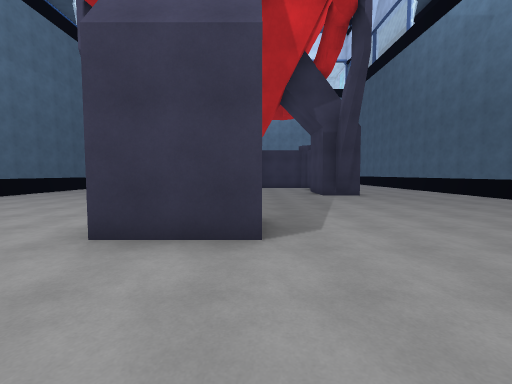
view 1 (above)

24 first-person views from a walk through a 3-D level made in the Unity game engine. The camera is 1.5 m above the floor, tilts 4° down and sees 90° across. Doors are open. The floor is counted in squares, 2.06 m on a side. Each view is taken from the middle of a square. On the plan, view 1 faces up. The plan holds only what a view shows up to about 9 squares ahead; the rest is blank. The place goes on beyond the plan. The player is left out. Some animated figures are left out.

view 2
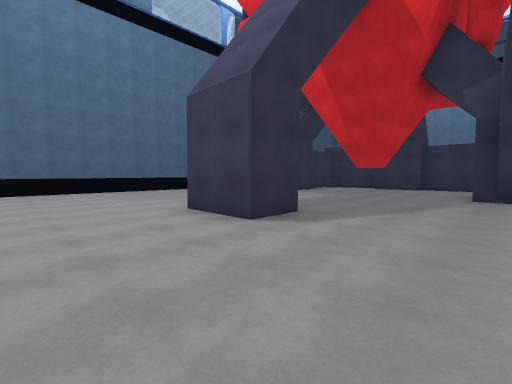

view 3
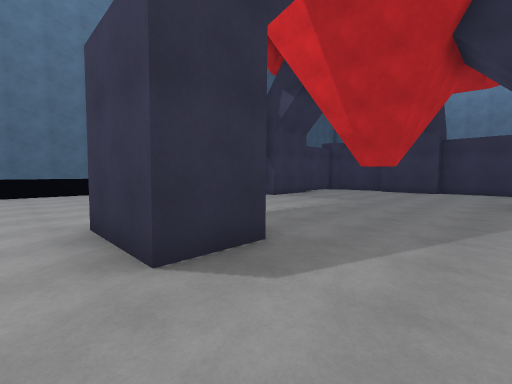

view 4
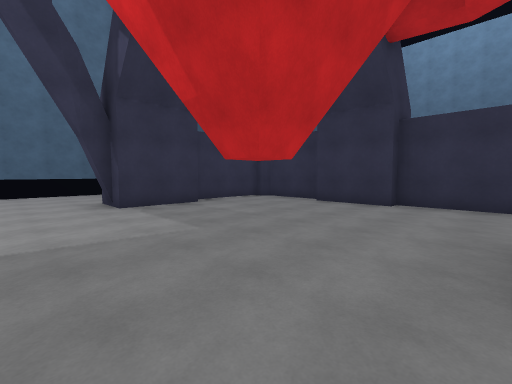

view 5
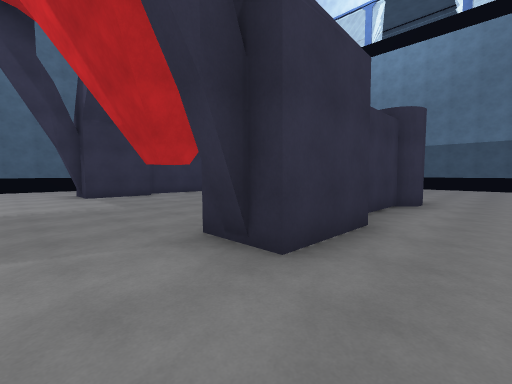

view 6
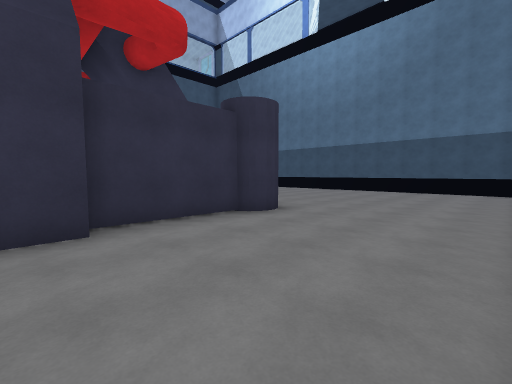

view 7
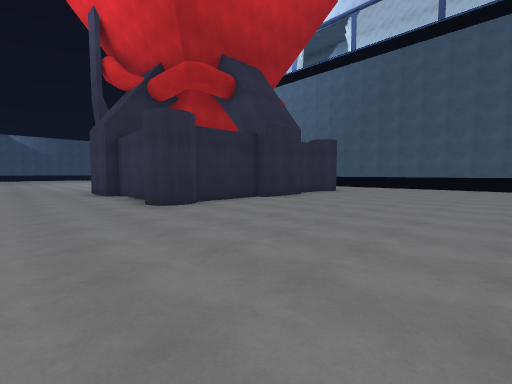

view 8
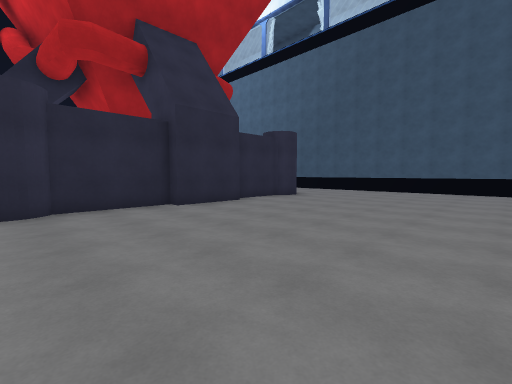

view 9
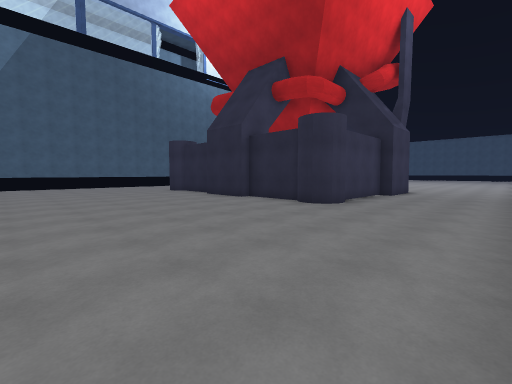

view 10
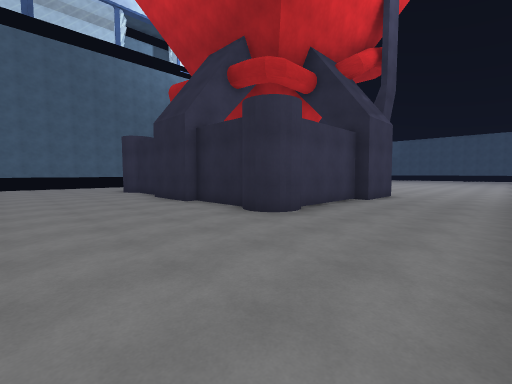

view 11
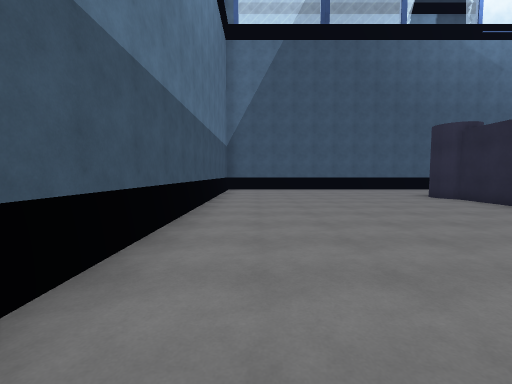

view 12
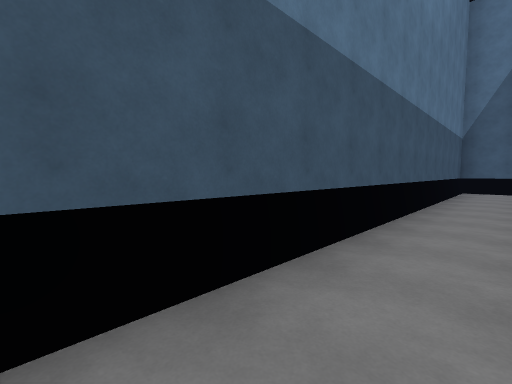

view 13
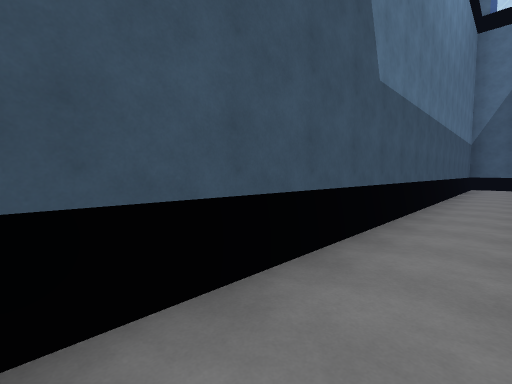

view 14
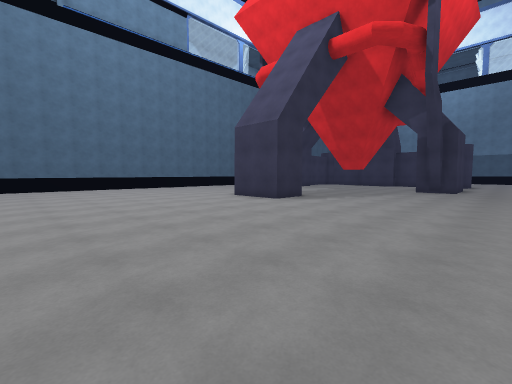

view 15
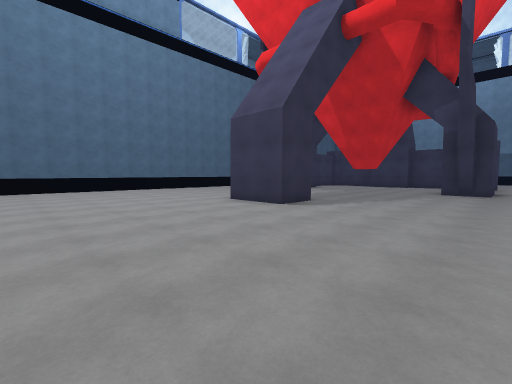

view 16
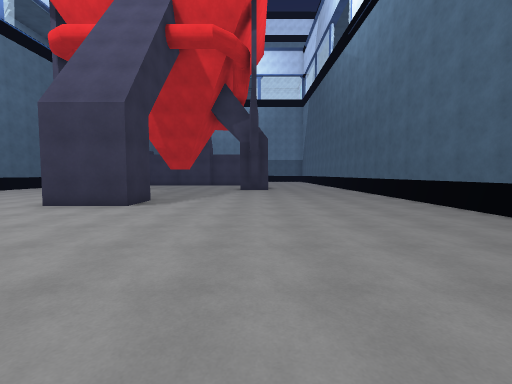

view 17
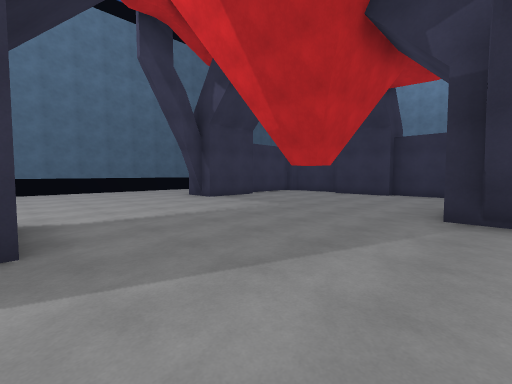

view 18
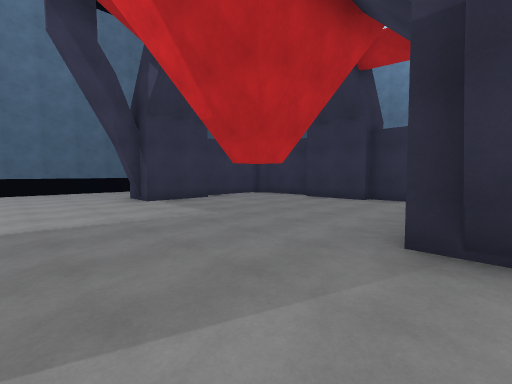

view 19
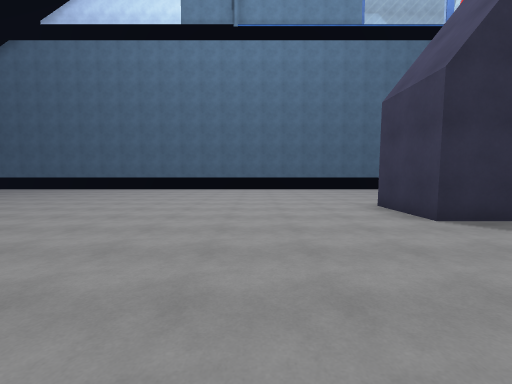

view 20
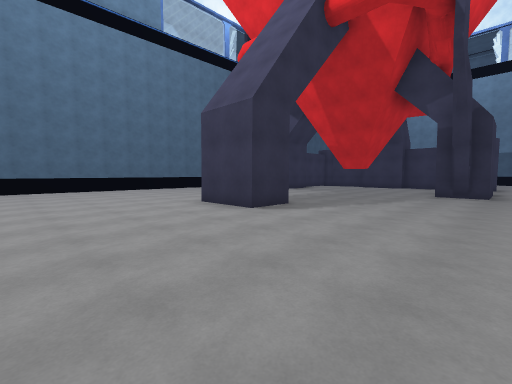

view 21
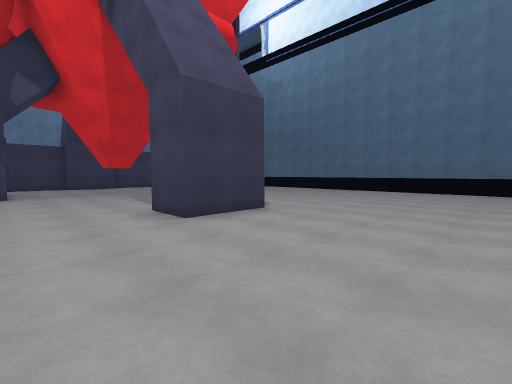

view 22
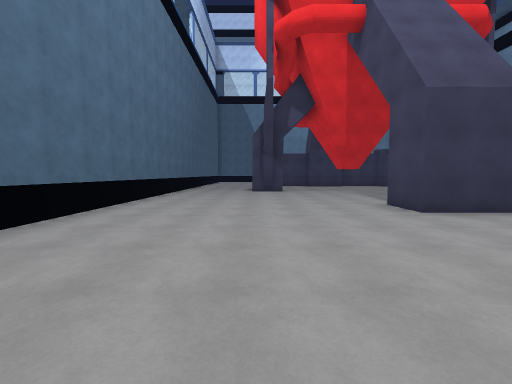

view 23
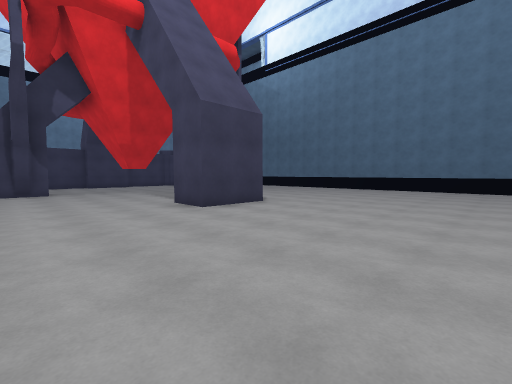

view 24
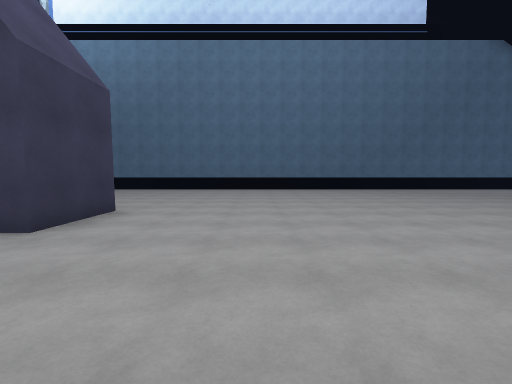

### Floor plan
Points are (right, up) in squares from view 1. A wall is a line through its corners. A room is listed if a view was taken in it or the views show most of it. See-through windows are left out.
Room 1 (views 1, 2, 3, 4, 5, 6, 7, 8, 9, 10, 11, 12, 13, 14, 15, 16, 17, 18, 19, 20, 21, 22, 23, 24)
walls: (0.1, 4.1) (0.1, 2.8) (-1.9, 2.8) (-1.9, 4.1); (3.2, 8.6) (2.7, 8.6); (-4.3, 8.5) (-4.8, 8.5); (7.4, -2) (7.4, 9); (3.6, 10.7) (3.6, 8.8) (2.3, 8.8); (-3.9, 10.8) (-3.9, 8.8) (-5.2, 8.8) (-5.2, 10.7) (-4.8, 10.7) (-4.8, 13.4); (-8.4, 9.4) (-8.4, -2); (-2, 13.6) (-3.9, 13.6); (2.1, 13.6) (0.1, 13.6) (0.1, 13.2) (-1.9, 13.2); (3.2, 13.4) (3.2, 10.7); (-4.3, 13.2) (-4.3, 10.9); (0.1, 14.2) (2.4, 14.2); (-1.9, 14.5) (0.1, 14.5); (-3.9, 14.2) (-1.8, 14.2); (-8.4, 20) (-8.4, 18.6); (6.5, 21.4) (-8.1, 21.4)

Positions as (right, up) in squares from view 1, and headings:
1: (0, 0), facing up
2: (3, 0), facing up-left
3: (2, 2), facing up-left
4: (2, 7), facing up-left
5: (5, 7), facing up-left
6: (7, 10), facing up-left
7: (6, 20), facing down-left
8: (3, 20), facing down-left
9: (-8, 20), facing down-right
10: (-8, 18), facing down-right
11: (-5, 20), facing right
12: (-5, 20), facing up-right
13: (-8, 20), facing up-right
14: (5, -3), facing up-left
15: (4, -2), facing up-left
16: (3, -3), facing up
17: (3, 4), facing up-left
18: (3, 6), facing up-left
19: (4, 0), facing left
20: (4, -1), facing up-left
21: (-4, -1), facing up-right
22: (-5, -2), facing up
23: (-5, -2), facing up-right
24: (-5, 0), facing right
